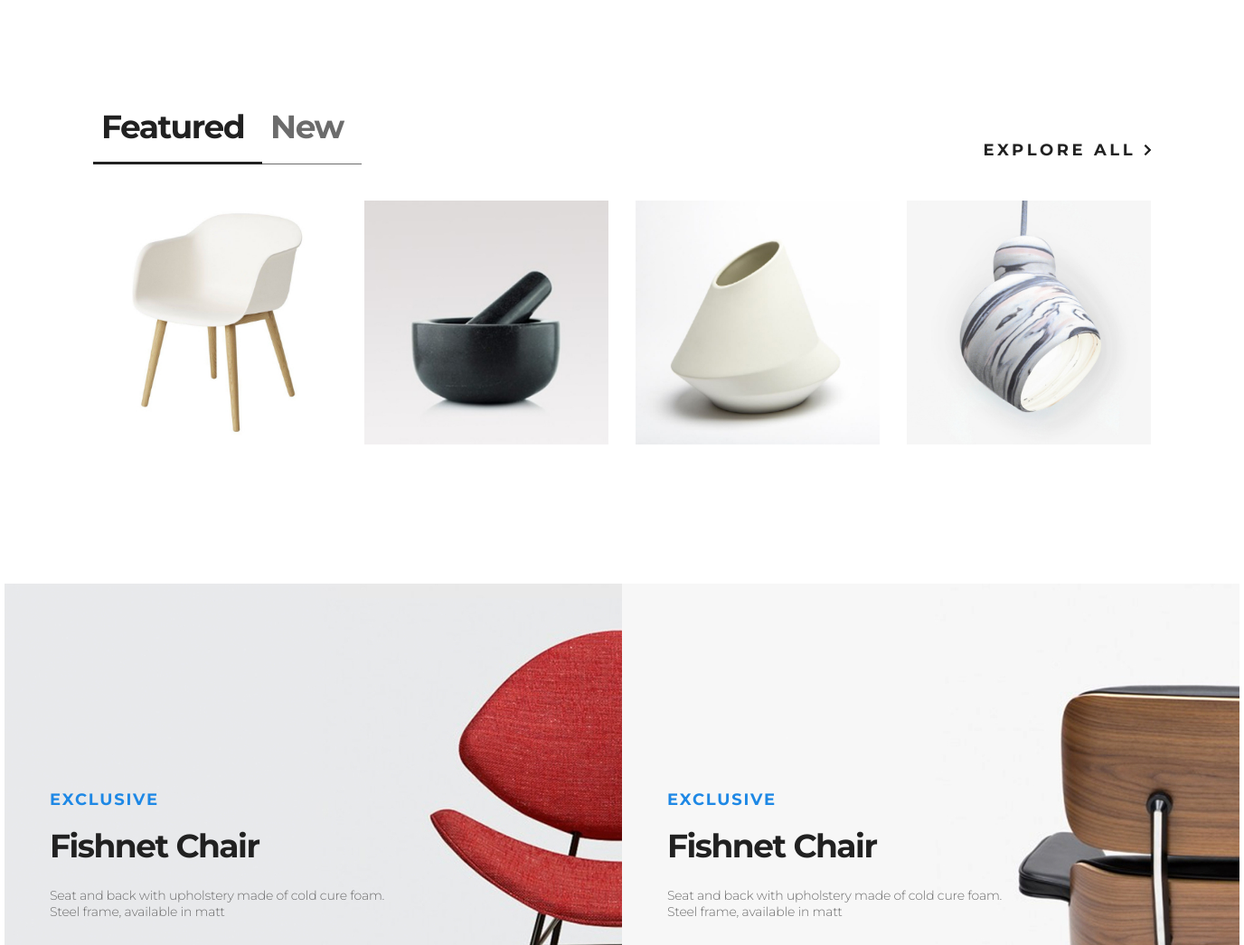
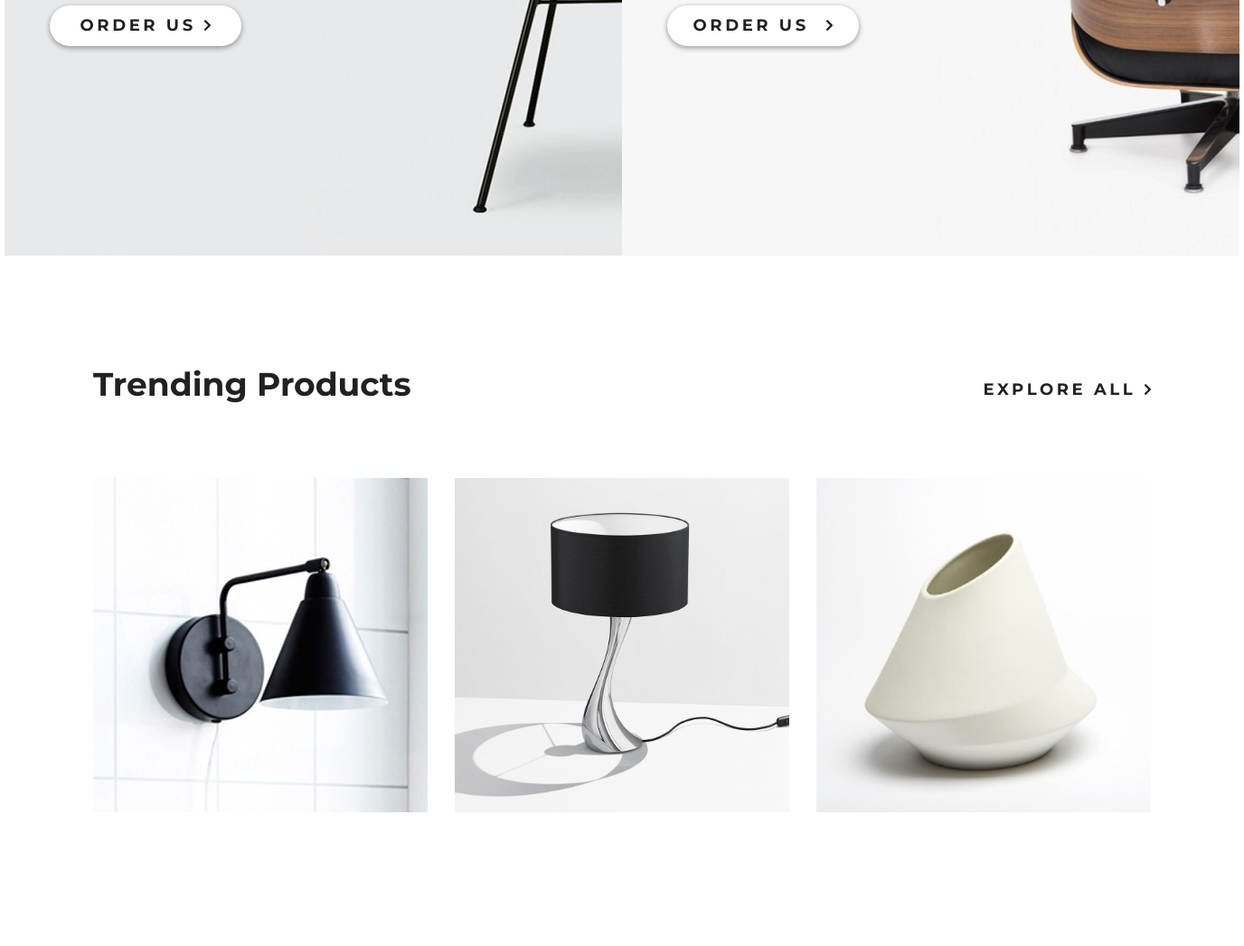
/ (middle part), run on an earlier commit of the app's database (2 pictures, top to bottom).
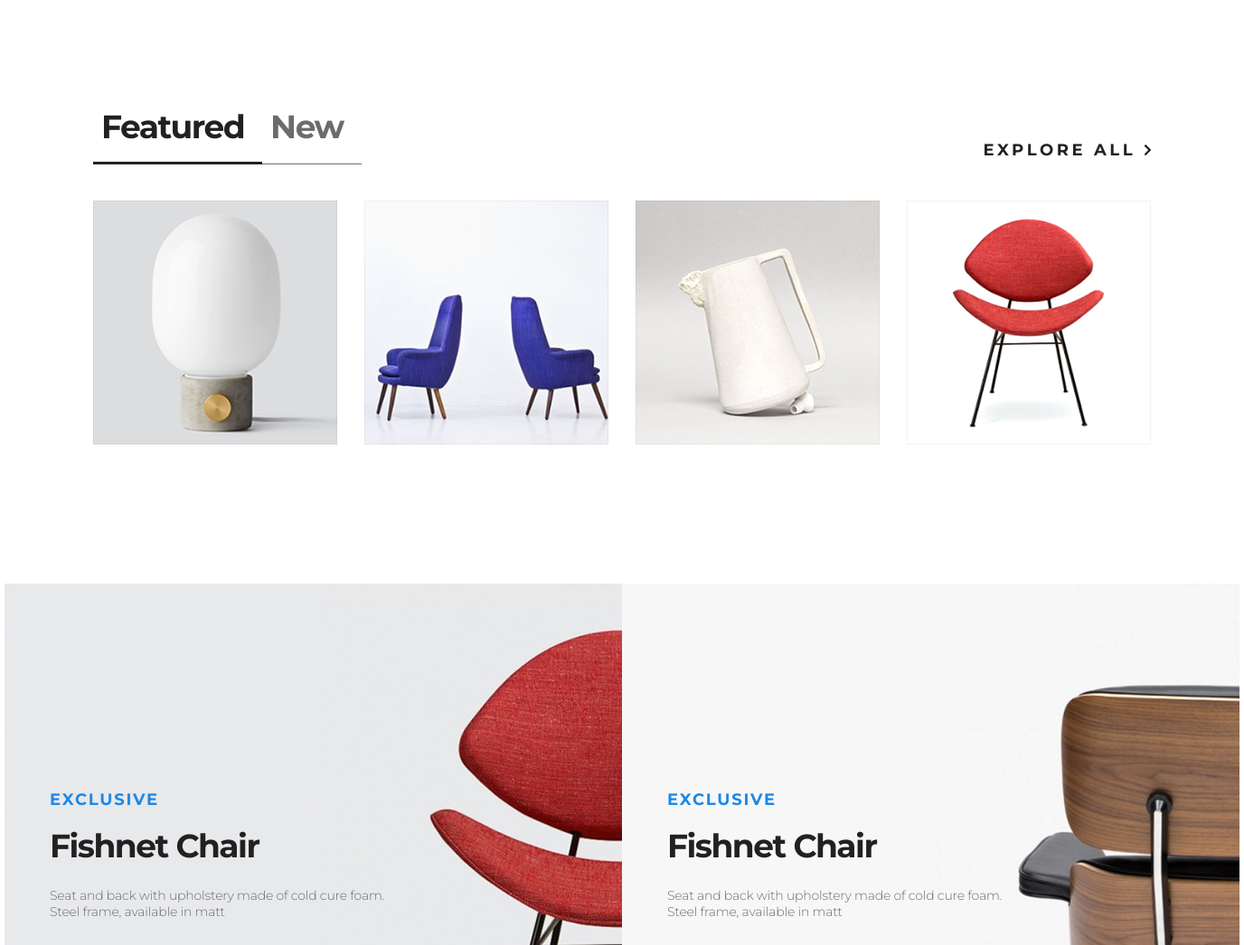
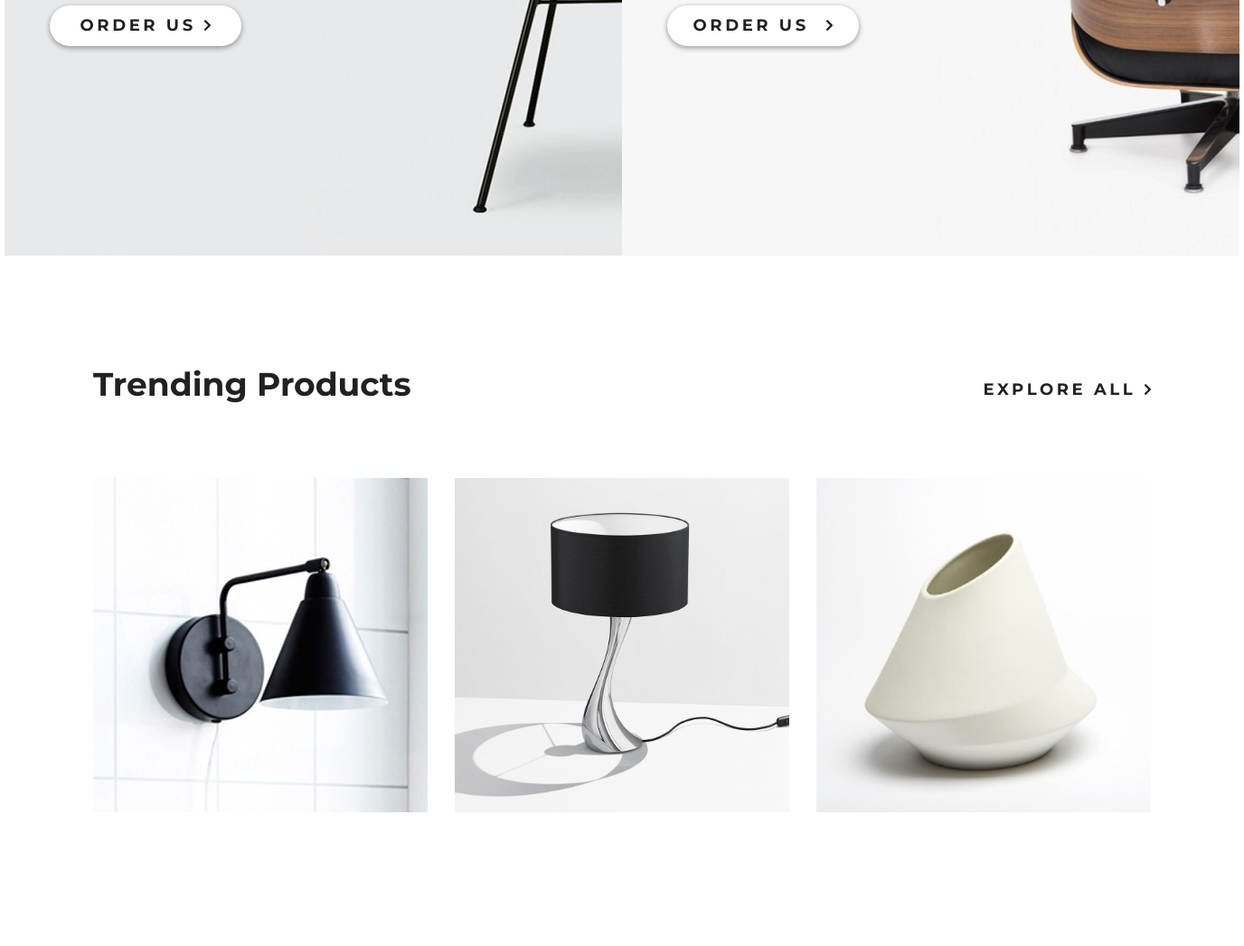
And on a later commit of the database (2 pictures, top to bottom).
### mainapp/models.py (models this page shows, shortened)
class Product(models.Model):
    category = models.ForeignKey(ProductCategory,
                                 on_delete=models.CASCADE,
                                 verbose_name='категория продукта')
    name = models.CharField('имя продукта', max_length=128)
    image = models.ImageField(upload_to='products_images', blank=True)
    short_desc = models.CharField('краткое описание продукта', max_length=64, blank=True)
    description = models.TextField('описание продукта', blank=True)
    price = models.DecimalField('цена продукта', max_digits=8, decimal_places=2, default=0)
    quantity = models.PositiveIntegerField('количество на складе', default=0)
    modified_date = models.DateTimeField(
        verbose_name='дата изменения', auto_now=True)
    class Meta:
        verbose_name = 'продукт'
        verbose_name_plural = 'продукты'
        ordering = ['name']

### mainapp/views.py (the view)
# urls.py: path('', basketapp.index, name='index'),
def index(request):
    featured_new_products = Product.objects.all().order_by('pk')
    products = Product.objects.all().order_by('price')
    context = {
        'page_title': 'INTERIOR',
        'links_menu': LINKS_MENU,
        'user_basket': get_user_basket(request),
        'products': products[:3],
        'media_url': MEDIA_URL,
        'featured_new_products': featured_new_products[:4],
    }
    return render(request, 'mainapp/index.html', context)

### mainapp/views.py (called while the page is built)
def get_user_basket(request):
    quantity = 0
    price = 0
    for item in BasketItem.objects.filter(user_id=request.user.id):
        quantity += item.quantity
        price += Product.objects.filter(id=item.product_id).first().price * quantity
    return f'{quantity}шт., на {price}р.'

### mainapp/templates/mainapp/index.html (shortened to what this page needs)
{% extends 'mainapp/base.html' %}
{% load static %}
{% block container %}
    <section class="products padding-site clearfix">
        <div class="products_header">
            <ul class="products-menu">
                <li class="products-menu_list"><a href="#"
                                                  class="products-menu_link products-menu_link__active">Featured</a>
                </li>
                <li class="products-menu_list"><a href="#" class="products-menu_link">New</a></li>
            </ul>
            <a href="{% url 'main:catalog' pk=0 %}" class="products-explore">explore all <img
                    src="{% static 'img/arrow.svg' %}"
                    alt="image"></a>
        </div>
        {% include 'mainapp/includes/inc__featured_new_products.html' %}
    </section>
    <section class="exclusive clearfix">
        {% include 'mainapp/includes/inc__exclusive_products.html' %}
    </section>
    <section class="trending clearfix padding-site">
        <div class="trending-header clearfix">
            <h4 class="trending-h4">Trending Products</h4>
            <a href="{% url 'main:showroom' %}" class="products-explore">explore all <img
                    src="{% static 'img/arrow.svg' %}"
                    alt="image"></a>
        </div>
        <div class="trending-products trending-products_mt">
            {% include 'mainapp/includes/inc__trending_products.html' %}
        </div>
    </section>
{% endblock %}

### mainapp/templates/mainapp/base.html (shortened to what this page needs)
{% load static %}
<!DOCTYPE html>
<html lang="en">
<head>
    {% block css %}
        <link rel="stylesheet" href="{% static 'fonts/icomoon/style.css' %}">
        <link rel="stylesheet" href="{% static 'css/style.css' %}">
    {% endblock %}
</head>
<body>
<div class="container">
    {% block container %}
    {% endblock %}
</div>
</body>
</html>

### mainapp/templates/mainapp/includes/inc__main_menu.html (shortened to what this page needs)
{% load static %}

### mainapp/templates/mainapp/includes/inc__featured_new_products.html (shortened to what this page needs)
{% load static %}
<ul class="products_container">
    {% for product in featured_new_products %}
        <li class="products_list"><a href="{% url 'basket:add' product.pk %}" class="products_link">
            <img src="{{ media_url }}{{ product.image }}" alt="{{ product.name }}" class="products-img">
        </a></li>
    {% endfor %}
</ul>

### mainapp/templates/mainapp/includes/inc__exclusive_products.html
{% load static %}
<div class="exclusive-container">
    <p class="eclusive-text">exclusive</p>
    <h3 class="eclusive-h3">Fishnet Chair</h3>
    <p class="exlusive-content">Seat and back with upholstery made of cold cure foam. Steel
        frame, available in matt</p>
    <a href="#" class="button">Order Us <img src="{% static 'img/arrow.svg' %}" alt="arrow"></a>
</div>
<div class="exclusive-container">
    <p class="eclusive-text">exclusive</p>
    <h3 class="eclusive-h3">Fishnet Chair</h3>
    <p class="exlusive-content">Seat and back with upholstery made of cold cure foam. Steel
        frame, available in matt</p>
    <a href="#" class="button">Order Us
        <img class="arrow" src="{% static 'img/arrow.svg' %}" alt="arrow"></a>
</div>

### mainapp/templates/mainapp/includes/inc__trending_products.html
{% for product in products %}
    <a class="trending-product" href="{% url 'basket:add' product.pk %}">
        <img src="{{ media_url }}{{ product.image }}" alt="{{ product.name }}"></a>
{% endfor %}

### static/css/style.css (style rules this page uses)
* { margin: 0; padding: 0; }
html { height: 100%; }
body { height: 100%; font-family: "Montserrat", sans-serif; }
.clearfix:after { content: ""; display: table; clear: both; }
.container { width: 1366px; margin: 0 auto; }
.padding-site { padding-left: 98px; padding-right: 98px; }
.slider, .products, .exclusive, .trending { margin-bottom: 120px; }
.button { color: #212121; font-size: 18px; font-weight: 700; text-transform: uppercase; box-shadow: 0 2px 5px 1px rgba(33, 33, 33, 0.35); border-radius: 23px; background-color: #ffffff; width: 212px; height: 45px; line-height: 45px; text-align: center; display: inline-block; text-decoration: none; letter-spacing: 3.6px; transition: 0.2s; }
.arrow { padding-left: 10px; }
.products-menu { overflow: hidden; }
.products-menu_list { list-style-type: none; }
.products-menu_link { text-decoration: none; color: #6c6c6c; font-size: 36px; font-weight: 700; float: left; padding: 0 20px 19px 9px; letter-spacing: -1.5px; border-bottom: solid 1px #6c6c6c; }
.products-menu_link__active { color: #212121; border-bottom: solid 3px #212121; padding-bottom: 17px; }
.products-explore { float: right; color: #212121; font-size: 18px; font-weight: 700; text-transform: uppercase; letter-spacing: 3.6px; text-decoration: none; position: relative; bottom: 27px; }
.products_container { margin-top: 40px; }
.products_list { float: left; list-style-type: none; margin: 0 30px 30px 0; position: relative; }
.products_list:nth-last-child(1) { margin-right: 0; }
.products-img { width: 270px; height: 270px; }
.exclusive-container { float: left; height: 683px; width: 633px; padding-left: 50px; }
.exclusive-container:first-child { background: url(../img/promo-img1.jpg); }
.exclusive-container:nth-child(2) { background: url(../img/promo-img.jpg); }
.eclusive-text { color: #1e88e5; font-size: 18px; font-weight: 700; text-transform: uppercase; letter-spacing: 1.8px; margin-top: 228px; }
.eclusive-h3 { color: #212121; font-size: 36px; font-weight: 700; margin-top: 18px; letter-spacing: -1.5px; }
.exlusive-content { color: #6c6c6c; font-size: 14px; font-weight: 300; margin-top: 24px; margin-bottom: 34px; width: 374px; letter-spacing: -0.2px; }
.trending-h4 { color: #212121; font-size: 36px; font-weight: 700; }
.trending-product { float: left; margin-right: 30px; margin-bottom: 30px; width: 370px; height: 370px; transition: 0.2s; }
.trending-product:nth-child(3n) { margin-right: -30px; }
.trending { position: relative; }
.trending .trending-products_mt { padding-top: 60px; clear: both; }

What changed in the data, as far as the page shows it:
removed Product: image (picture)
removed Product: image (picture)
removed Product: image (picture)
removed Product: image (picture)
added Product: image (picture)
added Product: image (picture)
added Product: image (picture)
added Product: image (picture)
added Product: image (picture), shown under "Trending Products"
